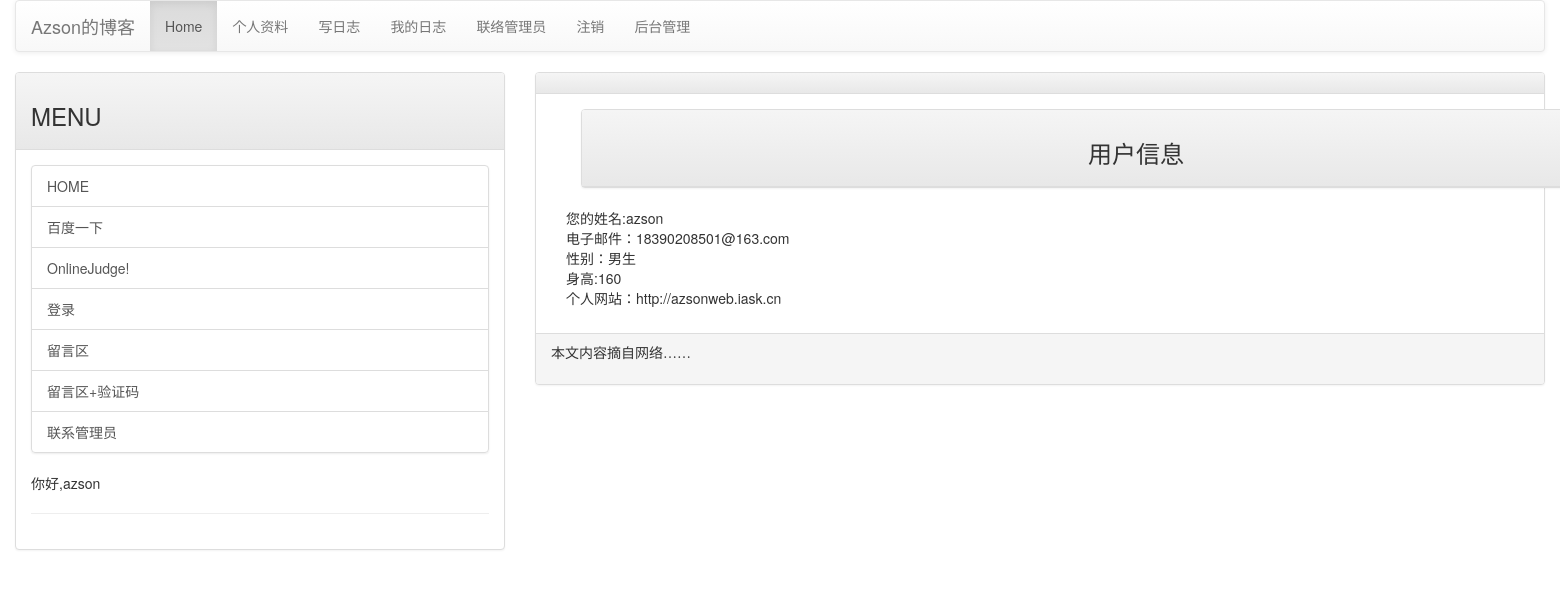
Page /userinfo/ (signed in) on the committed database.
### mainsite/models.py (models this page shows, shortened)
class MyUser(models.Model):
    user = models.OneToOneField(SysUser, on_delete=models.CASCADE)
    height = models.PositiveIntegerField(default=160)
    male = models.BooleanField(default=False)
    website = models.URLField(null=True)

### mainsite/views.py (the view)
# urls.py: url(r'^userinfo/', userinfo),
@login_required(login_url='/login/')
def userinfo(request):
    if(request.user.is_authenticated()):
        username = request.user.username
        print("username is {0}".format(username))
    else:
        return redirect("/")
    try:
        user = auth.get_user_model().objects.get(username=username)
        userinfo1 = MyUser.objects.get(user=user)
    except:
        print("userinfo is exception")
        pass
    print("{0}  ,,,  info {1}".format(username, userinfo1.user.username))
    template = get_template("userinfo.html")
    html = template.render(locals())
    return HttpResponse(html)

### templates/userinfo.html (shortened to what this page needs)
{% extends "base.html" %}
{% block content %}
    <div class="container">
        <div class="col-md-12">
            <div class="panel panel-default">
                <div class="panel-heading" align=center>
                    <h3>用户信息</h3>
                </div>
            </div>
        </div>
        <p>
            您的姓名:{{ userinfo1.user.username }} <br/>
            电子邮件：{{ userinfo1.user.email }}  <br/>
            性别：{{ userinfo1.male | yesno:"男生,女生" }} <br/>
            身高:{{ userinfo1.height }}   <br/>
            个人网站：{{ userinfo1.website }}
        </p>
    </div>
{% endblock %}

### templates/base.html (shortened to what this page needs)
<!DOCTYPE html>
<html lang="en">
<head>
<link rel="stylesheet" href="https://maxcdn.bootstrapcdn.com/bootstrap/3.3.7/css/bootstrap.min.css">
<link rel="stylesheet" href="https://maxcdn.bootstrapcdn.com/bootstrap/3.3.7/css/bootstrap-theme.min.css">
</head>
<body>
    <div class="container-fluid">
        {% include 'header2.html' %}
        <div class="row">
            <div class="col-sm-4 col-md-4">
                <div class="panel panel-default">
                    <div class="panel-heading">
                        <h3>
                            MENU
                        </h3>
                    </div>
                    <div class="panel-body">
                        <div class="list-group">
                            <a href="/" class="list-group-item">HOME</a>
                            <a href="http://www.baidu.com" class="list-group-item">百度一下</a>
                            <a href="/showProblem/0/" class="list-group-item">OnlineJudge!</a>
                            <a href="/login/" class="list-group-item">登录</a>
                            <a href="/mark/" class="list-group-item">留言区</a>
                            <a href="/post02/" class="list-group-item">留言区+验证码</a>
                            <a href="/contact/" class="list-group-item">联系管理员</a>
                        </div>
                        {% if username %}
                            你好,{{ username }}
                        {% endif %} <hr />
                    </div>
                </div>
            </div>
            <div class="col-sm-8 col-md-8">
                <div class="panel panel-default">
                    <div class="panel-heading">
                    </div>
                    <div class="panel-body">
                        {% block content %} {% endblock %}
                    </div>
                    <div class="panel-footer">
                        {% include 'footer.html' %}
                    </div>
                </div>
            </div>
        </div>
    </div>
</body>
</html>

### rows in the picture
MyUser: user.username "azson", user.email "18390208501@163.com", male "男生", height "160", website "http://azsonweb.iask.cn"

### other values in the picture
{{ username }} "azson"
